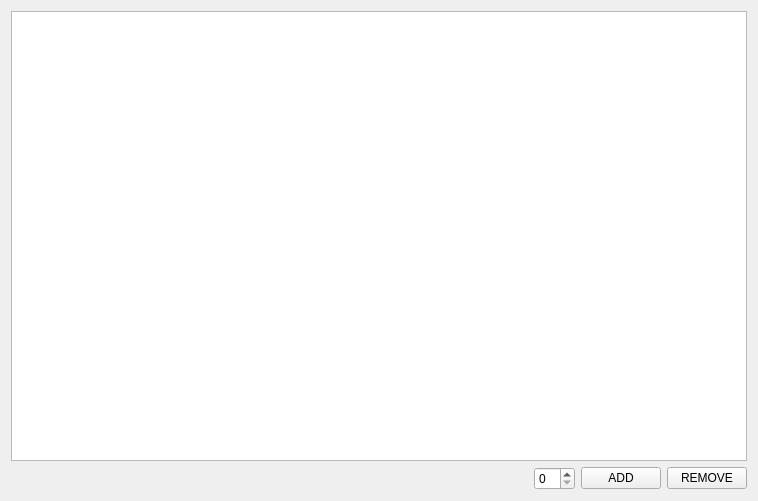
<?xml version="1.0" encoding="UTF-8"?>
<ui version="4.0">
 <class>TreeWidget</class>
 <widget class="QWidget" name="TreeWidget">
  <property name="geometry">
   <rect>
    <x>0</x>
    <y>0</y>
    <width>758</width>
    <height>501</height>
   </rect>
  </property>
  <property name="windowTitle">
   <string>Form</string>
  </property>
  <layout class="QVBoxLayout" name="verticalLayout">
   <item>
    <widget class="QGraphicsView" name="graphicsView"/>
   </item>
   <item>
    <layout class="QHBoxLayout" name="horizontalLayout">
     <item>
      <spacer name="horizontalSpacer_2">
       <property name="orientation">
        <enum>Qt::Horizontal</enum>
       </property>
       <property name="sizeHint" stdset="0">
        <size>
         <width>40</width>
         <height>20</height>
        </size>
       </property>
      </spacer>
     </item>
     <item>
      <widget class="QSpinBox" name="spinBox"/>
     </item>
     <item>
      <widget class="QPushButton" name="pushBUttonAdd">
       <property name="text">
        <string>ADD</string>
       </property>
      </widget>
     </item>
     <item>
      <widget class="QPushButton" name="pushButtonRemove">
       <property name="text">
        <string>REMOVE</string>
       </property>
      </widget>
     </item>
    </layout>
   </item>
  </layout>
 </widget>
 <resources/>
 <connections/>
</ui>
